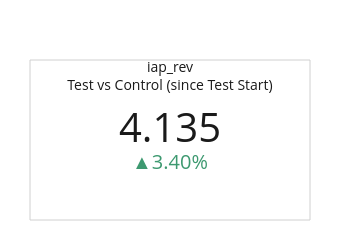
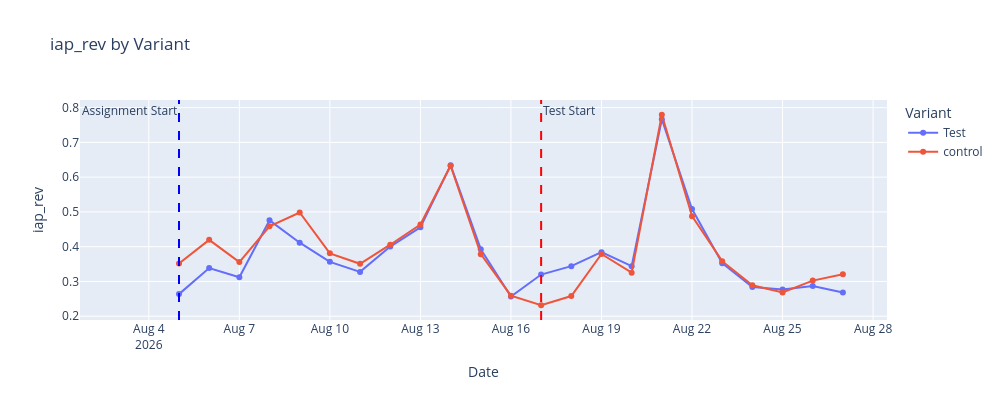
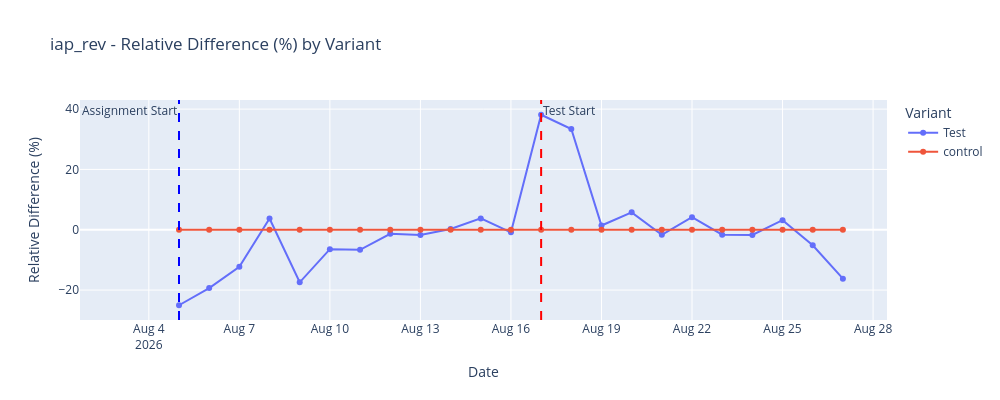
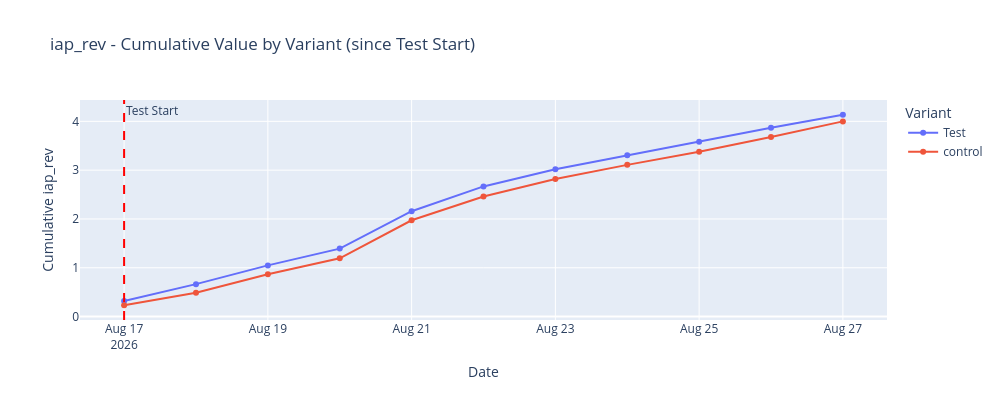

The code cell stored with these charts, in order, in its notebook:
### Markdown cell above
### IAP Rev

### Code cell
metric = 'iap_rev'
data_metrics_agg = aggregate_metric(data_metrics, metric, 'mean')

plot_metric(
    data_metrics_agg, 
    metric,
    show_overall_diff=True, 
    show_value=True,
    show_rel=True, 
    show_value_cumulative=True,
    show_rel_cumulative=True,
    assignment_start_date='2026-08-05',
    test_start_date='2026-08-17',
    width=1000,
    height=400
)

### Figure 1 — Plotly figure (JSON) as saved in the notebook; plotly's stock layout.template omitted (floating-point values rounded to 4 significant figures)
{"data": [{"delta": {"font": {"size": 20}, "reference": 3.999, "relative": true, "valueformat": ".2%"}, "domain": {"x": [0, 1], "y": [0, 1]}, "mode": "number+delta", "number": {"font": {"size": 40}, "valueformat": ",.3f"}, "title": {"font": {"size": 14}, "text": "iap_rev<br>Test vs Control (since Test Start)"}, "type": "indicator", "value": 4.135}], "layout": {"font": {"color": "#1a1a1a"}, "height": 220, "margin": {"b": 20, "l": 30, "r": 30, "t": 60}, "paper_bgcolor": "white", "shapes": [{"fillcolor": "white", "layer": "below", "line": {"color": "#d0d0d0", "width": 1}, "type": "rect", "x0": 0, "x1": 1, "xref": "paper", "y0": 0, "y1": 1, "yref": "paper"}], "width": 340}}

### Figure 2 — Plotly figure (JSON) as saved in the notebook; plotly's stock layout.template omitted (floating-point values rounded to 4 significant figures)
{"data": [{"customdata": [[112, 4], [2122, 95], [23052, 739], [29875, 1248], [31197, 1861], [31446, 1511], [31490, 1171], [31136, 1135], [31052, 1204], [30753, 2018], [30301, 1322], [30692, 864], [30841, 1210], [30942, 1164], [30999, 1118], [30779, 1074], [30432, 1826], [29943, 1302], [30844, 1071], [30674, 1031], [30375, 858], [30140, 866], [29915, 855]], "hovertemplate": "Variant=Test<br>Date=%{x}<br>iap_rev=%{y}<br>n_unique_players=%{customdata[0]}<br>n_unique_payers=%{customdata[1]}<extra></extra>", "legendgroup": "Test", "line": {"color": "#636efa", "dash": "solid"}, "marker": {"symbol": "circle"}, "mode": "lines+markers", "name": "Test", "orientation": "v", "showlegend": true, "type": "scatter", "x": ["2026-08-05", "2026-08-06", "2026-08-07", "2026-08-08", "2026-08-09", "2026-08-10", "2026-08-11", "2026-08-12", "2026-08-13", "2026-08-14", "2026-08-15", "2026-08-16", "2026-08-17", "2026-08-18", "2026-08-19", "2026-08-20", "2026-08-21", "2026-08-22", "2026-08-23", "2026-08-24", "2026-08-25", "2026-08-26", "2026-08-27"], "xaxis": "x", "y": [0.2635, 0.3384, 0.3122, 0.4758, 0.4114, 0.3563, 0.3275, 0.4002, 0.4556, 0.6344, 0.3927, 0.2567, 0.3198, 0.344, 0.3842, 0.344, 0.7664, 0.5081, 0.3525, 0.2841, 0.2768, 0.2868, 0.2684], "yaxis": "y"}, {"customdata": [[122, 5], [2153, 86], [23191, 759], [29739, 1165], [31119, 1966], [31482, 1542], [31253, 1148], [31074, 1160], [30872, 1215], [30582, 2050], [30136, 1263], [30555, 869], [30606, 951], [30723, 913], [30734, 1080], [30423, 1005], [29843, 1827], [29647, 1205], [30280, 1087], [30171, 1076], [29925, 888], [29707, 948], [29555, 927]], "hovertemplate": "Variant=control<br>Date=%{x}<br>iap_rev=%{y}<br>n_unique_players=%{customdata[0]}<br>n_unique_payers=%{customdata[1]}<extra></extra>", "legendgroup": "control", "line": {"color": "#EF553B", "dash": "solid"}, "marker": {"symbol": "circle"}, "mode": "lines+markers", "name": "control", "orientation": "v", "showlegend": true, "type": "scatter", "x": ["2026-08-05", "2026-08-06", "2026-08-07", "2026-08-08", "2026-08-09", "2026-08-10", "2026-08-11", "2026-08-12", "2026-08-13", "2026-08-14", "2026-08-15", "2026-08-16", "2026-08-17", "2026-08-18", "2026-08-19", "2026-08-20", "2026-08-21", "2026-08-22", "2026-08-23", "2026-08-24", "2026-08-25", "2026-08-26", "2026-08-27"], "xaxis": "x", "y": [0.3515, 0.4196, 0.3558, 0.4588, 0.4983, 0.3809, 0.3507, 0.4057, 0.4637, 0.6329, 0.3785, 0.2589, 0.2315, 0.2579, 0.3789, 0.3252, 0.7795, 0.4878, 0.3583, 0.2891, 0.2683, 0.3024, 0.3205], "yaxis": "y"}], "layout": {"annotations": [{"showarrow": false, "text": "Assignment Start", "x": 1785888000000, "xanchor": "right", "xref": "x", "y": 1, "yanchor": "top", "yref": "y domain"}, {"showarrow": false, "text": "Test Start", "x": 1786924800000, "xanchor": "left", "xref": "x", "y": 1, "yanchor": "top", "yref": "y domain"}], "height": 400, "legend": {"title": {"text": "Variant"}, "tracegroupgap": 0}, "shapes": [{"line": {"color": "blue", "dash": "dash"}, "type": "line", "x0": 1785888000000, "x1": 1785888000000, "xref": "x", "y0": 0, "y1": 1, "yref": "y domain"}, {"line": {"color": "red", "dash": "dash"}, "type": "line", "x0": 1786924800000, "x1": 1786924800000, "xref": "x", "y0": 0, "y1": 1, "yref": "y domain"}], "title": {"text": "iap_rev by Variant"}, "width": 1000, "xaxis": {"anchor": "y", "domain": [0, 1], "title": {"text": "Date"}}, "yaxis": {"anchor": "x", "domain": [0, 1], "title": {"text": "iap_rev"}}}}

### Figure 3 — Plotly figure (JSON) as saved in the notebook; plotly's stock layout.template omitted (floating-point values rounded to 4 significant figures)
{"data": [{"customdata": [[112, 4], [2122, 95], [23052, 739], [29875, 1248], [31197, 1861], [31446, 1511], [31490, 1171], [31136, 1135], [31052, 1204], [30753, 2018], [30301, 1322], [30692, 864], [30841, 1210], [30942, 1164], [30999, 1118], [30779, 1074], [30432, 1826], [29943, 1302], [30844, 1071], [30674, 1031], [30375, 858], [30140, 866], [29915, 855]], "hovertemplate": "Variant=Test<br>Date=%{x}<br>Relative Difference (%)=%{y}<br>n_unique_players=%{customdata[0]}<br>n_unique_payers=%{customdata[1]}<extra></extra>", "legendgroup": "Test", "line": {"color": "#636efa", "dash": "solid"}, "marker": {"symbol": "circle"}, "mode": "lines+markers", "name": "Test", "orientation": "v", "showlegend": true, "type": "scatter", "x": ["2026-08-05", "2026-08-06", "2026-08-07", "2026-08-08", "2026-08-09", "2026-08-10", "2026-08-11", "2026-08-12", "2026-08-13", "2026-08-14", "2026-08-15", "2026-08-16", "2026-08-17", "2026-08-18", "2026-08-19", "2026-08-20", "2026-08-21", "2026-08-22", "2026-08-23", "2026-08-24", "2026-08-25", "2026-08-26", "2026-08-27"], "xaxis": "x", "y": [-25.04, -19.36, -12.26, 3.71, -17.43, -6.45, -6.64, -1.34, -1.73, 0.23, 3.75, -0.86, 38.13, 33.38, 1.4, 5.76, -1.68, 4.17, -1.63, -1.71, 3.16, -5.17, -16.23], "yaxis": "y"}, {"customdata": [[122, 5], [2153, 86], [23191, 759], [29739, 1165], [31119, 1966], [31482, 1542], [31253, 1148], [31074, 1160], [30872, 1215], [30582, 2050], [30136, 1263], [30555, 869], [30606, 951], [30723, 913], [30734, 1080], [30423, 1005], [29843, 1827], [29647, 1205], [30280, 1087], [30171, 1076], [29925, 888], [29707, 948], [29555, 927]], "hovertemplate": "Variant=control<br>Date=%{x}<br>Relative Difference (%)=%{y}<br>n_unique_players=%{customdata[0]}<br>n_unique_payers=%{customdata[1]}<extra></extra>", "legendgroup": "control", "line": {"color": "#EF553B", "dash": "solid"}, "marker": {"symbol": "circle"}, "mode": "lines+markers", "name": "control", "orientation": "v", "showlegend": true, "type": "scatter", "x": ["2026-08-05", "2026-08-06", "2026-08-07", "2026-08-08", "2026-08-09", "2026-08-10", "2026-08-11", "2026-08-12", "2026-08-13", "2026-08-14", "2026-08-15", "2026-08-16", "2026-08-17", "2026-08-18", "2026-08-19", "2026-08-20", "2026-08-21", "2026-08-22", "2026-08-23", "2026-08-24", "2026-08-25", "2026-08-26", "2026-08-27"], "xaxis": "x", "y": [0.0, 0.0, 0.0, 0.0, 0.0, 0.0, 0.0, 0.0, 0.0, 0.0, 0.0, 0.0, 0.0, 0.0, 0.0, 0.0, 0.0, 0.0, 0.0, 0.0, 0.0, 0.0, 0.0], "yaxis": "y"}], "layout": {"annotations": [{"showarrow": false, "text": "Assignment Start", "x": 1785888000000, "xanchor": "right", "xref": "x", "y": 1, "yanchor": "top", "yref": "y domain"}, {"showarrow": false, "text": "Test Start", "x": 1786924800000, "xanchor": "left", "xref": "x", "y": 1, "yanchor": "top", "yref": "y domain"}], "height": 400, "legend": {"title": {"text": "Variant"}, "tracegroupgap": 0}, "shapes": [{"line": {"color": "blue", "dash": "dash"}, "type": "line", "x0": 1785888000000, "x1": 1785888000000, "xref": "x", "y0": 0, "y1": 1, "yref": "y domain"}, {"line": {"color": "red", "dash": "dash"}, "type": "line", "x0": 1786924800000, "x1": 1786924800000, "xref": "x", "y0": 0, "y1": 1, "yref": "y domain"}], "title": {"text": "iap_rev - Relative Difference (%) by Variant"}, "width": 1000, "xaxis": {"anchor": "y", "domain": [0, 1], "title": {"text": "Date"}}, "yaxis": {"anchor": "x", "domain": [0, 1], "title": {"text": "Relative Difference (%)"}}}}

### Figure 4 — Plotly figure (JSON) as saved in the notebook; plotly's stock layout.template omitted (floating-point values rounded to 4 significant figures)
{"data": [{"customdata": [[30841, 1210], [30942, 1164], [30999, 1118], [30779, 1074], [30432, 1826], [29943, 1302], [30844, 1071], [30674, 1031], [30375, 858], [30140, 866], [29915, 855]], "hovertemplate": "Variant=Test<br>Date=%{x}<br>Cumulative iap_rev=%{y}<br>n_unique_players=%{customdata[0]}<br>n_unique_payers=%{customdata[1]}<extra></extra>", "legendgroup": "Test", "line": {"color": "#636efa", "dash": "solid"}, "marker": {"symbol": "circle"}, "mode": "lines+markers", "name": "Test", "orientation": "v", "showlegend": true, "type": "scatter", "x": ["2026-08-17", "2026-08-18", "2026-08-19", "2026-08-20", "2026-08-21", "2026-08-22", "2026-08-23", "2026-08-24", "2026-08-25", "2026-08-26", "2026-08-27"], "xaxis": "x", "y": [0.3198, 0.6638, 1.048, 1.392, 2.158, 2.667, 3.019, 3.303, 3.58, 3.867, 4.135], "yaxis": "y"}, {"customdata": [[30606, 951], [30723, 913], [30734, 1080], [30423, 1005], [29843, 1827], [29647, 1205], [30280, 1087], [30171, 1076], [29925, 888], [29707, 948], [29555, 927]], "hovertemplate": "Variant=control<br>Date=%{x}<br>Cumulative iap_rev=%{y}<br>n_unique_players=%{customdata[0]}<br>n_unique_payers=%{customdata[1]}<extra></extra>", "legendgroup": "control", "line": {"color": "#EF553B", "dash": "solid"}, "marker": {"symbol": "circle"}, "mode": "lines+markers", "name": "control", "orientation": "v", "showlegend": true, "type": "scatter", "x": ["2026-08-17", "2026-08-18", "2026-08-19", "2026-08-20", "2026-08-21", "2026-08-22", "2026-08-23", "2026-08-24", "2026-08-25", "2026-08-26", "2026-08-27"], "xaxis": "x", "y": [0.2315, 0.4894, 0.8684, 1.194, 1.973, 2.461, 2.819, 3.108, 3.377, 3.679, 3.999], "yaxis": "y"}], "layout": {"annotations": [{"showarrow": false, "text": "Test Start", "x": 1786924800000, "xanchor": "left", "xref": "x", "y": 1, "yanchor": "top", "yref": "y domain"}], "height": 400, "legend": {"title": {"text": "Variant"}, "tracegroupgap": 0}, "shapes": [{"line": {"color": "red", "dash": "dash"}, "type": "line", "x0": 1786924800000, "x1": 1786924800000, "xref": "x", "y0": 0, "y1": 1, "yref": "y domain"}], "title": {"text": "iap_rev - Cumulative Value by Variant (since Test Start)"}, "width": 1000, "xaxis": {"anchor": "y", "domain": [0, 1], "title": {"text": "Date"}}, "yaxis": {"anchor": "x", "domain": [0, 1], "title": {"text": "Cumulative iap_rev"}}}}
